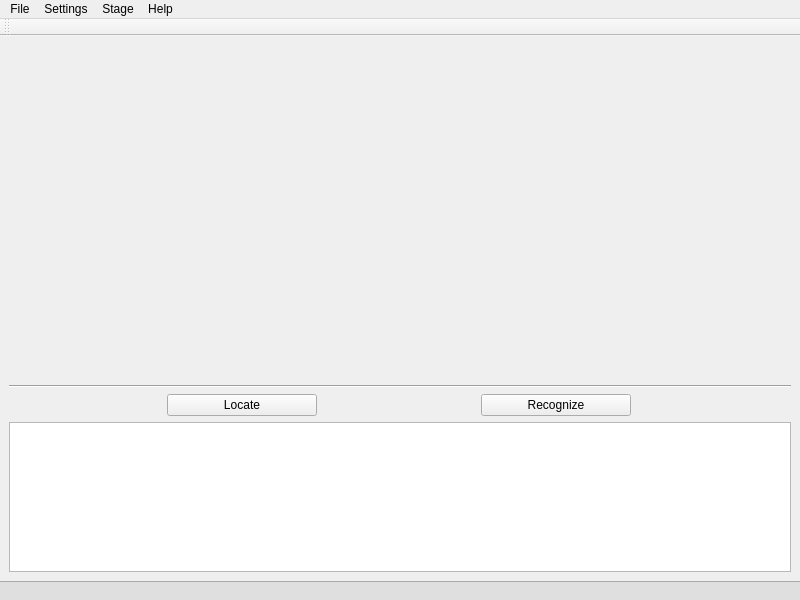
<?xml version="1.0" encoding="UTF-8"?>
<ui version="4.0">
 <class>MainWindow</class>
 <widget class="QMainWindow" name="MainWindow">
  <property name="geometry">
   <rect>
    <x>0</x>
    <y>0</y>
    <width>800</width>
    <height>600</height>
   </rect>
  </property>
  <property name="windowTitle">
   <string>Identity Finder</string>
  </property>
  <widget class="QWidget" name="centralwidget">
   <layout class="QVBoxLayout" name="verticalLayout">
    <item>
     <layout class="QHBoxLayout" name="horizontalLayout">
      <item>
       <widget class="QWidget" name="display_widget" native="true">
        <property name="sizePolicy">
         <sizepolicy hsizetype="Preferred" vsizetype="Expanding">
          <horstretch>0</horstretch>
          <verstretch>0</verstretch>
         </sizepolicy>
        </property>
       </widget>
      </item>
     </layout>
    </item>
    <item>
     <widget class="Line" name="line">
      <property name="orientation">
       <enum>Qt::Horizontal</enum>
      </property>
     </widget>
    </item>
    <item>
     <layout class="QHBoxLayout" name="botton_layout">
      <item>
       <widget class="QPushButton" name="btn_locate">
        <property name="maximumSize">
         <size>
          <width>150</width>
          <height>16777215</height>
         </size>
        </property>
        <property name="text">
         <string>Locate</string>
        </property>
       </widget>
      </item>
      <item>
       <widget class="QPushButton" name="btn_recognize">
        <property name="maximumSize">
         <size>
          <width>150</width>
          <height>16777215</height>
         </size>
        </property>
        <property name="text">
         <string>Recognize</string>
        </property>
       </widget>
      </item>
     </layout>
    </item>
    <item>
     <widget class="QPlainTextEdit" name="plain_text_edit_output">
      <property name="maximumSize">
       <size>
        <width>16777215</width>
        <height>150</height>
       </size>
      </property>
     </widget>
    </item>
   </layout>
  </widget>
  <widget class="QMenuBar" name="menubar">
   <property name="geometry">
    <rect>
     <x>0</x>
     <y>0</y>
     <width>800</width>
     <height>26</height>
    </rect>
   </property>
   <widget class="QMenu" name="menu_file">
    <property name="title">
     <string>File</string>
    </property>
    <addaction name="action_open"/>
    <addaction name="separator"/>
    <addaction name="action_exit"/>
   </widget>
   <widget class="QMenu" name="menu_settings">
    <property name="title">
     <string>Settings</string>
    </property>
    <addaction name="action_load_config"/>
    <addaction name="action_open_current_control_panel"/>
   </widget>
   <widget class="QMenu" name="menu_help">
    <property name="title">
     <string>Help</string>
    </property>
    <addaction name="action_about"/>
   </widget>
   <widget class="QMenu" name="menuStage">
    <property name="title">
     <string>Stage</string>
    </property>
    <addaction name="action_preprocessing"/>
    <addaction name="action_extract_connect_domain"/>
    <addaction name="action_merging_text_line"/>
    <addaction name="action_identify_with_feature"/>
   </widget>
   <addaction name="menu_file"/>
   <addaction name="menu_settings"/>
   <addaction name="menuStage"/>
   <addaction name="menu_help"/>
  </widget>
  <widget class="QStatusBar" name="statusbar">
   <property name="font">
    <font>
     <pointsize>9</pointsize>
     <kerning>true</kerning>
    </font>
   </property>
   <property name="styleSheet">
    <string notr="true">QStatusBar {
	background: #dfdfdf;
	border-top: 1px solid #aaa;
}

QStatusBar QLabel {
	border: 0px;
	border-left:2px solid #aaa;
	font: 16px;
	margin-left: 5px;
	margin-right: 5px;
}</string>
   </property>
   <property name="sizeGripEnabled">
    <bool>false</bool>
   </property>
  </widget>
  <widget class="QToolBar" name="toolBar">
   <property name="windowTitle">
    <string>toolBar</string>
   </property>
   <attribute name="toolBarArea">
    <enum>TopToolBarArea</enum>
   </attribute>
   <attribute name="toolBarBreak">
    <bool>false</bool>
   </attribute>
  </widget>
  <action name="action_open">
   <property name="text">
    <string>Open</string>
   </property>
  </action>
  <action name="action_exit">
   <property name="text">
    <string>Exit</string>
   </property>
  </action>
  <action name="action_load_config">
   <property name="text">
    <string>Load Config</string>
   </property>
  </action>
  <action name="action_preferences">
   <property name="text">
    <string>Preferences</string>
   </property>
  </action>
  <action name="action_save_config">
   <property name="text">
    <string>Save Config</string>
   </property>
  </action>
  <action name="action_about">
   <property name="text">
    <string>About</string>
   </property>
  </action>
  <action name="action_open_current_control_panel">
   <property name="text">
    <string>Open Current Control Panel</string>
   </property>
  </action>
  <action name="action_preprocessing">
   <property name="checkable">
    <bool>true</bool>
   </property>
   <property name="checked">
    <bool>false</bool>
   </property>
   <property name="text">
    <string>Preprocessing</string>
   </property>
  </action>
  <action name="action_extract_connect_domain">
   <property name="checkable">
    <bool>true</bool>
   </property>
   <property name="checked">
    <bool>false</bool>
   </property>
   <property name="text">
    <string>Extract Connect-Domain</string>
   </property>
  </action>
  <action name="action_merging_text_line">
   <property name="checkable">
    <bool>true</bool>
   </property>
   <property name="text">
    <string>Merging Text Line</string>
   </property>
  </action>
  <action name="action_identify_with_feature">
   <property name="checkable">
    <bool>true</bool>
   </property>
   <property name="text">
    <string>Identify with Feature</string>
   </property>
  </action>
 </widget>
 <resources/>
 <connections>
  <connection>
   <sender>action_exit</sender>
   <signal>triggered()</signal>
   <receiver>MainWindow</receiver>
   <slot>close()</slot>
   <hints>
    <hint type="sourcelabel">
     <x>-1</x>
     <y>-1</y>
    </hint>
    <hint type="destinationlabel">
     <x>399</x>
     <y>299</y>
    </hint>
   </hints>
  </connection>
 </connections>
</ui>
